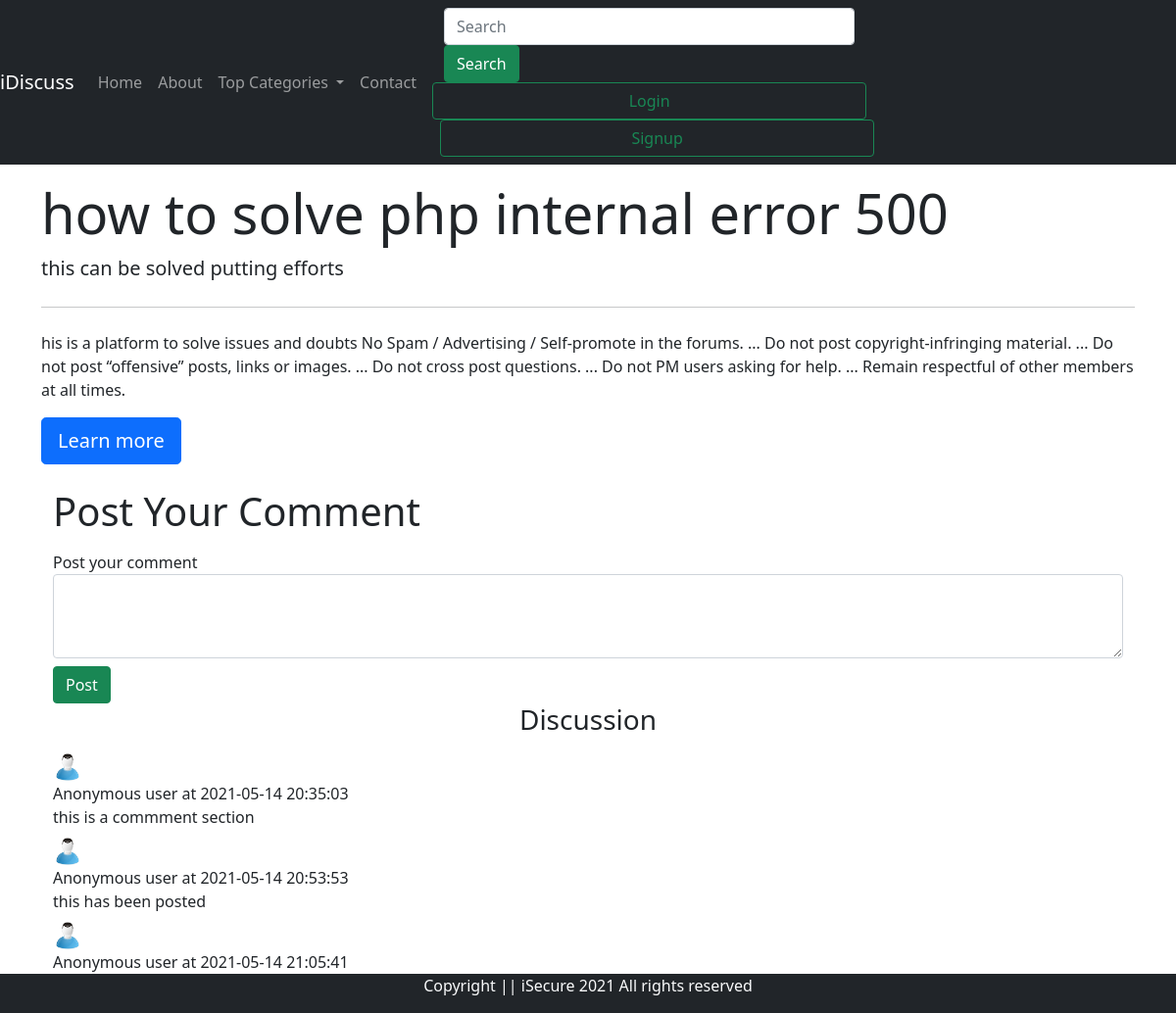
Page /forum/thread.php?threadid=1 on the committed database.
### tables this page shows
CREATE TABLE `thread` (
  `thread_id` int(11) NOT NULL,
  `thread_title` varchar(300) NOT NULL,
  `thread_desc` text NOT NULL,
  `thread_cat_id` int(11) NOT NULL,
  `thread_user_id` int(11) NOT NULL,
  `time` datetime NOT NULL DEFAULT current_timestamp()
);

CREATE TABLE `comment` (
  `comment_id` int(8) NOT NULL,
  `comment_content` text NOT NULL,
  `comment_by` int(20) NOT NULL,
  `thread_id` int(8) NOT NULL,
  `comment_time` timestamp NOT NULL DEFAULT current_timestamp()
);

### forum/thread.php (the view, shortened to what this page needs)
<!doctype html>
<html lang="en">
<head>
    <link href="https://cdn.jsdelivr.net/npm/bootstrap@5.0.0/dist/css/bootstrap.min.css" rel="stylesheet"
>
</head>
<body>
    <?php include"partials/_header.php" ?>
    <?php include"partials/_dbconnect.php" ?>
    <?php
    $id=$_GET['threadid'];
    $sql ="SELECT * FROM `thread` WHERE thread_id=$id";
    $result =mysqli_query($conn, $sql);
    while($row =mysqli_fetch_assoc($result)){
        $title= $row['thread_title'];
        $desc =$row['thread_desc'];
    }
    ?>
    <div class="container my-3">
        <div class="jumbotron ">
            <h1 class="display-4"><?php echo $title;?></h1>
            <p class="lead"><?php echo $desc; ?></p>
            <hr class="my-4">
            <p>his is a platform to solve issues and doubts
                No Spam / Advertising / Self-promote in the forums. ...
                Do not post copyright-infringing material. ...
                Do not post “offensive” posts, links or images. ...
                Do not cross post questions. ...
                Do not PM users asking for help. ...
                Remain respectful of other members at all times.
            </p>
            <a class="btn btn-primary btn-lg" href="#" role="button">Learn more</a>
        </div>
        <div class="container">
            <h1 class="py-2">Post Your Comment </h2>
                <form action="<?php echo $_SERVER['REQUEST_URI']?>" method="post">
                    <div class="form-group mt-2">
                        <label for="exampleFormControlTextarea1">Post your comment</label>
                        <textarea class="form-control" id="comment" name="comment" rows="3"></textarea>
                    </div>
                    <button type="submit" class="btn btn-success mt-2">Post</button>
                </form>
        </div>
        <div class="ques container" id="ques">
            <h3 class="text-center">Discussion</h3>
            <?php
    $id=$_GET['threadid'];
    $sql ="SELECT * FROM `comment` where thread_id=$id";
    $result =mysqli_query($conn, $sql);
    while($row =mysqli_fetch_assoc($result)){
        $content= $row['comment_content'];
        $comment_time = $row['comment_time'];
       echo '<div class="media">
        <img class="align-self-center mr-3 mt-2 " src="img/user.jpg" width="30px;" alt="..">
        <div class="media-body" style="float:center;">
          <p class="font-weight-bold my-0">Anonymous user at ' . $comment_time . ' </p>
            ' . $content. '
        </div>
    </div>';
    }
    ?>
        <?php include"partials/footer.php" ?>
</body>
</html>

### rows in the picture
thread: thread_title "how to solve php internal error 500", thread_desc "this can be solved putting efforts"
comment: comment_time "2021-05-14 20:35:03", comment_content "this is a commment section"
comment: comment_time "2021-05-14 20:53:53", comment_content "this has been posted"
comment: comment_time "2021-05-14 21:05:41"
